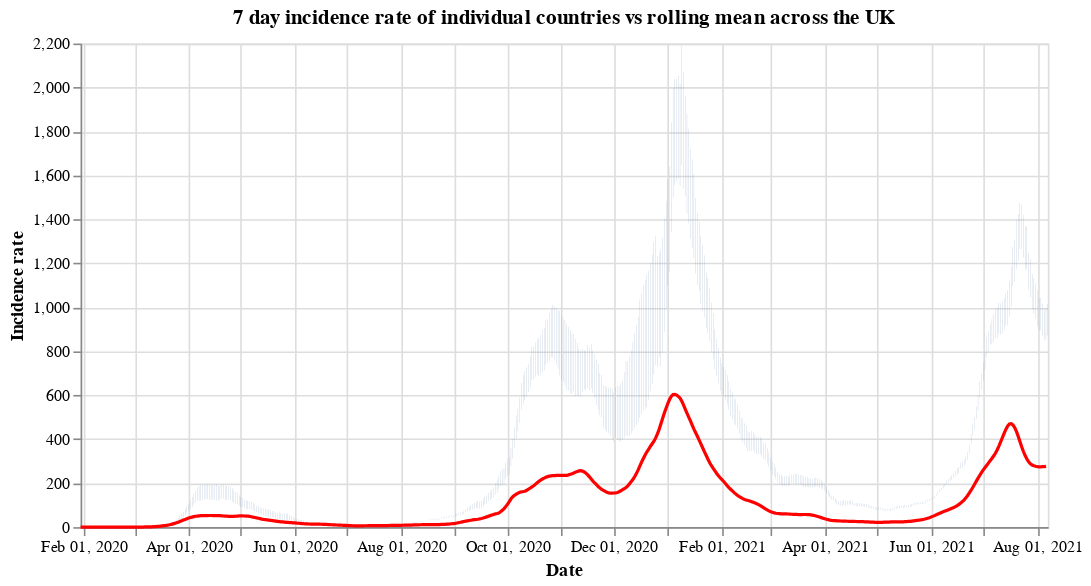

Source (notebook cell):
### Code cell
#collapse
countries = uk_cases['areaName'].unique()
countries.sort()

selection = alt.selection_single(
    name='Select',
    fields=['areaName'],
    init={'areaName': 'Wales'},
    bind={'areaName': alt.binding_select(options=countries)}
)

# scatter plot, modify opacity based on selection
bars = alt.Chart(uk_cases).mark_bar().add_selection(
    selection
).encode(
    x=alt.X("yearmonthdate(date):T", axis=alt.Axis(title='Date')),
    y=alt.Y("weeklyCasesRate:Q", axis=alt.Axis(title='Incidence rate')),
    tooltip='weeklyCasesRate:Q',
    opacity=alt.condition(selection, alt.value(1), alt.value(0))
).properties(title=f'7 day incidence rate of individual countries vs rolling mean across the UK', width=600)

line = alt.Chart(overview_cases).mark_line(
    color='red',
    size=2,
).transform_window(
    rolling_mean='mean(weeklyCasesRate)',
    frame=[0, 7]
).encode(
    x='yearmonthdate(date):T',
    y='rolling_mean:Q'
)

alt.layer(bars, line)

### Figure 1 — Vega-Lite specification as saved in the notebook (floating-point values rounded to 4 significant figures; data arrays with more than 128 entries replaced by an {"elided": "..."} marker saying what was removed)
{"config": {"view": {"continuousWidth": 400, "continuousHeight": 300}}, "layer": [{"data": {"name": "data-731ae7da3de82f8566b9dd4b283092a0"}, "mark": "bar", "encoding": {"opacity": {"condition": {"value": 1, "selection": "Select"}, "value": 0}, "tooltip": {"type": "quantitative", "field": "weeklyCasesRate"}, "x": {"type": "temporal", "axis": {"title": "Date"}, "field": "date", "timeUnit": "yearmonthdate"}, "y": {"type": "quantitative", "axis": {"title": "Incidence rate"}, "field": "weeklyCasesRate"}}, "selection": {"Select": {"type": "single", "fields": ["areaName"], "init": {"areaName": "Wales"}, "bind": {"areaName": {"input": "select", "options": ["England", "Northern Ireland", "Scotland", "Wales"]}}}}, "title": "7 day incidence rate of individual countries vs rolling mean across the UK", "width": 600}, {"data": {"name": "data-9b1eb8fbc5cb5b182df51fbddece1cb7"}, "mark": {"type": "line", "color": "red", "size": 2}, "encoding": {"x": {"type": "temporal", "field": "date", "timeUnit": "yearmonthdate"}, "y": {"type": "quantitative", "field": "rolling_mean"}}, "transform": [{"window": [{"op": "mean", "field": "weeklyCasesRate", "as": "rolling_mean"}], "frame": [0, 7]}]}], "$schema": "https://vega.github.io/schema/vega-lite/v4.8.1.json", "datasets": {"data-731ae7da3de82f8566b9dd4b283092a0": {"elided": "2128 records"}, "data-9b1eb8fbc5cb5b182df51fbddece1cb7": {"elided": "555 records"}}}
